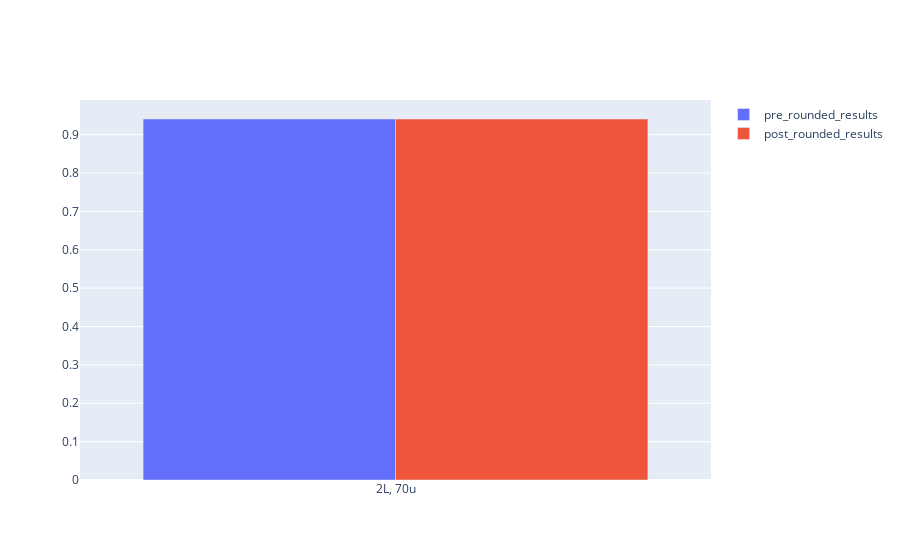

Source (notebook cell):
### Code cell
x = []
y = []
z = []
#Single model
[x,y,z] = generate_pre_and_post(model=model,
                                X_pca_test=X_pca_test,
                                y_test=y_test, 
                                neurons=70, 
                                weight_rounding=1, 
                                image_rounding=0,
                                no_of_layers=2,
                                x=x, 
                                y=y, 
                                z=z)
plot_accuracy_vs(x,y,z)

### Figure 1 — Plotly figure (JSON) as saved in the notebook; plotly's stock layout.template omitted (floating-point values rounded to 4 significant figures)
{"data": [{"name": "pre_rounded_results", "type": "bar", "x": ["2L, 70u"], "y": [0.9408]}, {"name": "post_rounded_results", "type": "bar", "x": ["2L, 70u"], "y": [0.9408]}], "layout": {"barmode": "group"}}
